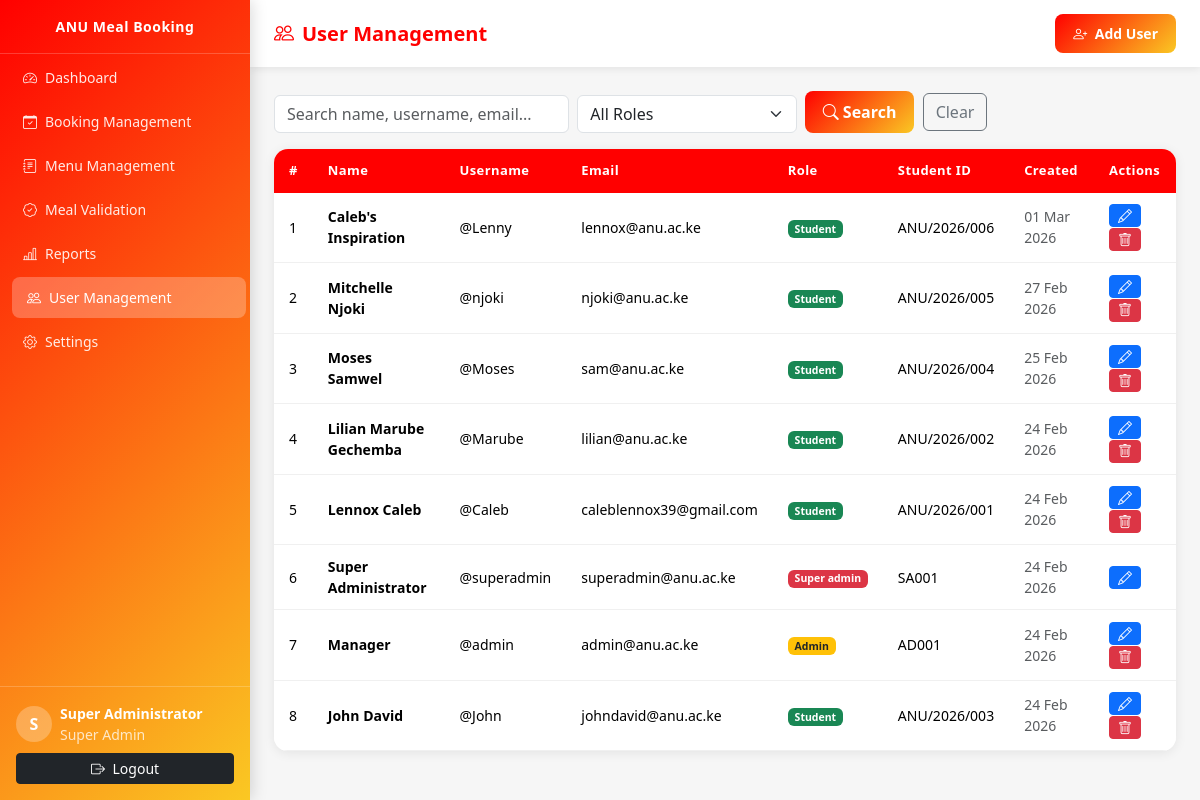
/admin/users.php (signed in), run on the app's committed database.
### tables this page shows
CREATE TABLE `users` (
  `id` int(11) NOT NULL,
  `username` varchar(50) NOT NULL,
  `password` varchar(255) NOT NULL,
  `fullname` varchar(100) NOT NULL,
  `email` varchar(100) NOT NULL,
  `role` enum('super_admin','admin','student') NOT NULL DEFAULT 'student',
  `student_id` varchar(30) DEFAULT NULL,
  `department` varchar(100) DEFAULT NULL,
  `phone` varchar(20) DEFAULT NULL,
  `created_at` timestamp NOT NULL DEFAULT current_timestamp(),
  `updated_at` timestamp NOT NULL DEFAULT current_timestamp() ON UPDATE current_timestamp()
);

### admin/users.php (the view, shortened to what this page needs)
<?php
require_once '../includes/auth.php';
$search = $conn->real_escape_string(trim($_GET['q'] ?? ''));
$where  = "WHERE 1=1";
$users  = $conn->query("SELECT * FROM users $where ORDER BY created_at DESC");
?>
<!DOCTYPE html>
<html lang="en">
<head>
    <link rel="stylesheet" href="https://cdn.jsdelivr.net/npm/bootstrap@5.3.2/dist/css/bootstrap.min.css">
    <link rel="stylesheet" href="https://cdn.jsdelivr.net/npm/bootstrap-icons@1.11.3/font/bootstrap-icons.min.css">
    <link rel="stylesheet" href="../public/css/style.css">
</head>
<body>
<div class="d-flex">
    <?php include '../includes/sidebar.php'; ?>
    <div class="main-content flex-grow-1">
        <div class="topbar d-flex justify-content-between align-items-center">
            <h1><i class="bi bi-people me-2"></i>User Management</h1>
            <button class="btn btn-anu btn-sm" data-bs-toggle="modal" data-bs-target="#addModal">
                <i class="bi bi-person-plus me-1"></i> Add User
            </button>
        </div>
        <div class="p-4 fade-in-up">
            <form method="GET" class="row g-2 align-items-end mb-3">
                <div class="col-md-4">
                    <input type="text" name="q" class="form-control" placeholder="Search name, username, email..." value="<?= htmlspecialchars($search) ?>">
                </div>
                <div class="col-md-3">
                    <select name="role" class="form-select">
                        <option value="">All Roles</option>
                    </select>
                </div>
                <div class="col-auto">
                    <button type="submit" class="btn btn-anu"><i class="bi bi-search me-1"></i>Search</button>
                    <a href="users.php" class="btn btn-outline-secondary ms-1">Clear</a>
                </div>
            </form>
            <div class="table-card">
                <div class="table-responsive">
                    <table class="table table-hover mb-0">
                        <thead><tr><th>#</th><th>Name</th><th>Username</th><th>Email</th><th>Role</th><th>Student ID</th><th>Created</th><th>Actions</th></tr></thead>
                        <tbody>
                        <?php $i=1; while ($u = $users->fetch_assoc()): ?>
                            <tr>
                                <td><?= $i++ ?></td>
                                <td class="fw-semibold"><?= htmlspecialchars($u['fullname']) ?></td>
                                <td>@<?= htmlspecialchars($u['username']) ?></td>
                                <td class="small"><?= htmlspecialchars($u['email']) ?></td>
                                <td>
                                    <span class="badge <?= $u['role']==='super_admin'?'bg-danger':($u['role']==='admin'?'bg-warning text-dark':'bg-success') ?>">
                                        <?= str_replace('_',' ', ucfirst($u['role'])) ?>
                                    </span>
                                </td>
                                <td class="small"><?= htmlspecialchars($u['student_id'] ?: '—') ?></td>
                                <td class="small text-muted"><?= date('d M Y', strtotime($u['created_at'])) ?></td>
                                <td>
                                    <button class="btn btn-sm btn-primary py-0 px-2 me-1" onclick="editUser(<?= htmlspecialchars(json_encode($u)) ?>)"><i class="bi bi-pencil"></i></button>
                                    <?php if ($u['id'] != $_SESSION['user_id']): ?>
                                    <form method="POST" class="d-inline" onsubmit="return confirm('Delete user <?= htmlspecialchars($u['username']) ?>?');">
                                        <button class="btn btn-sm btn-danger py-0 px-2"><i class="bi bi-trash"></i></button>
                                    </form>
                                    <?php endif; ?>
                                </td>
                            </tr>
                        <?php endwhile; ?>
                        </tbody>
                    </table>
                </div>
            </div>
        </div>
    </div>
</div>
</body>
</html>

### public/css/style.css (style rules this page uses)
:root { --anu-red: #ff0000; --anu-yellow: #fac823; --anu-dark: #000000; --anu-white: #ffffff; --anu-gray: #f6f6f6; --anu-red-dark: #cc0000; --anu-gradient: linear-gradient(135deg, #ff0000, #fac823); --sidebar-width: 250px; --transition: all 0.3s ease; }
body { font-family: 'Segoe UI', Tahoma, Geneva, Verdana, sans-serif; background: var(--anu-gray); color: #333; }
.main-content { margin-left: var(--sidebar-width); min-height: 100vh; display: flex; flex-direction: column; }
.topbar { background: #fff; box-shadow: 0 2px 8px rgba(0,0,0,0.08); padding: 14px 24px; position: sticky; top: 0; z-index: 90; }
.topbar h1 { color: var(--anu-red); font-size: 20px; margin: 0; font-weight: 700; }
.btn-anu { background: var(--anu-gradient); color: #fff; border: none; border-radius: 8px; padding: 9px 18px; font-weight: 600; transition: var(--transition); cursor: pointer; }
.table-card { background: #fff; border-radius: 14px; overflow: hidden; box-shadow: 0 2px 12px rgba(0,0,0,0.08); }
.table thead th { background: var(--anu-red); color: #fff; font-size: 13px; font-weight: 600; letter-spacing: 0.4px; border: none; padding: 12px 15px; }
.table tbody td { padding: 11px 15px; vertical-align: middle; font-size: 14px; border-color: #f0f0f0; }
.fade-in-up { animation: fadeInUp 0.7s ease; }

### data on the page
users: fullname "Caleb's Inspiration", username "Lenny", email "lennox@anu.ac.ke", role "Student", student "ANU/2026/006", created_at "01 Mar 2026"
users: fullname "Mitchelle Njoki", username "njoki", email "njoki@anu.ac.ke", role "Student", student "ANU/2026/005", created_at "27 Feb 2026"
users: fullname "Moses Samwel", username "Moses", email "sam@anu.ac.ke", role "Student", student "ANU/2026/004", created_at "25 Feb 2026"
users: fullname "Lilian Marube Gechemba", username "Marube", email "lilian@anu.ac.ke", role "Student", student "ANU/2026/002", created_at "24 Feb 2026"
users: fullname "Lennox Caleb", username "Caleb", email "caleblennox39@gmail.com", role "Student", student "ANU/2026/001", created_at "24 Feb 2026"
users: fullname "Super Administrator", username "superadmin", email "superadmin@anu.ac.ke", role "Super admin", student "SA001", created_at "24 Feb 2026"
users: fullname "Manager", username "admin", email "admin@anu.ac.ke", role "Admin", student "AD001", created_at "24 Feb 2026"
users: fullname "John David", username "John", email "johndavid@anu.ac.ke", role "Student", student "ANU/2026/003", created_at "24 Feb 2026"

### other printed values
substr($user['fullname'] ?: $user['username'], 0, 1) "S"
$user['fullname'] ?: $user['username'] "Super Administrator"
str_replace('_',' ', $user['role']) "Super Admin"
